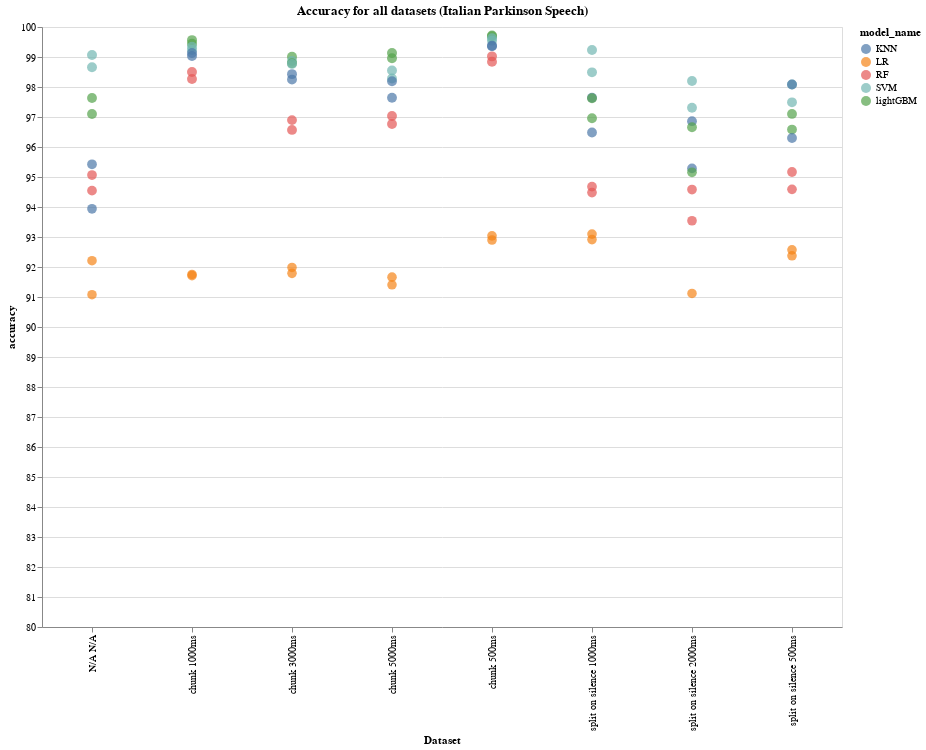

Write notebook code for a chart like this one.
### Code cell
italian_df2 = italian_df.copy()
italian_df2['Dataset'] = italian_df2.feature_extraction_method.astype('string') + " " + italian_df2.dataset_variant.astype('string')

alt.Chart(italian_df2).mark_circle().encode(
    alt.X('Dataset'),
    alt.Y('accuracy', scale=alt.Scale(domain=[80, 100])),
    size=alt.Size('accuracy:N', scale=None),
    color='model_name',
    tooltip=['F1-Score', 'accuracy', 'sensitivity', 'specificity',
       'recall', 'model_name', 'dataset', 'feature_extraction_method',
       'dataset_variant'],
).properties(
    width=800,
    height=600,
    title="Accuracy for all datasets (Italian Parkinson Speech)"
).interactive().display(renderer='svg')

### Figure 1 — Vega-Lite specification as saved in the notebook (floating-point values rounded to 4 significant figures)
{"config": {"view": {"continuousWidth": 400, "continuousHeight": 300}}, "data": {"name": "data-dc49026e5db2a4c7f2e0480f8592de35"}, "mark": "circle", "encoding": {"color": {"type": "nominal", "field": "model_name"}, "size": {"type": "nominal", "field": "accuracy", "scale": null}, "tooltip": [{"type": "quantitative", "field": "F1-Score"}, {"type": "quantitative", "field": "accuracy"}, {"type": "quantitative", "field": "sensitivity"}, {"type": "quantitative", "field": "specificity"}, {"type": "quantitative", "field": "recall"}, {"type": "nominal", "field": "model_name"}, {"type": "nominal", "field": "dataset"}, {"type": "nominal", "field": "feature_extraction_method"}, {"type": "nominal", "field": "dataset_variant"}], "x": {"type": "nominal", "field": "Dataset"}, "y": {"type": "quantitative", "field": "accuracy", "scale": {"domain": [80, 100]}}}, "height": 600, "selection": {"selector030": {"type": "interval", "bind": "scales", "encodings": ["x", "y"]}}, "title": "Accuracy for all datasets (Italian Parkinson Speech)", "width": 800, "$schema": "https://vega.github.io/schema/vega-lite/v4.8.1.json", "datasets": {"data-dc49026e5db2a4c7f2e0480f8592de35": [{"Name": "Model: lightGBM - Dataset: ItalianParkinsonSpeech_chunk_500ms", "F1-Score": 99.75, "accuracy": 99.72, "sensitivity": 99.67, "specificity": 99.79, "recall": 99.84, "model_name": "lightGBM", "dataset": "ItalianParkinsonSpeech", "feature_extraction_method": "chunk", "dataset_variant": "500ms", "Dataset": "chunk 500ms"}, {"Name": "Model: lightGBM - Dataset: ItalianParkinsonSpeech_chunk_500ms", "F1-Score": 99.73, "accuracy": 99.69, "sensitivity": 99.64, "specificity": 99.77, "recall": 99.83, "model_name": "lightGBM", "dataset": "ItalianParkinsonSpeech", "feature_extraction_method": "chunk", "dataset_variant": "500ms", "Dataset": "chunk 500ms"}, {"Name": "Model: SVM - Dataset: ItalianParkinsonSpeech_chunk_500ms", "F1-Score": 99.67, "accuracy": 99.62, "sensitivity": 99.64, "specificity": 99.61, "recall": 99.7, "model_name": "SVM", "dataset": "ItalianParkinsonSpeech", "feature_extraction_method": "chunk", "dataset_variant": "500ms", "Dataset": "chunk 500ms"}, {"Name": "Model: lightGBM - Dataset: ItalianParkinsonSpeech_chunk_1000ms", "F1-Score": 99.62, "accuracy": 99.56, "sensitivity": 99.48, "specificity": 99.66, "recall": 99.75, "model_name": "lightGBM", "dataset": "ItalianParkinsonSpeech", "feature_extraction_method": "chunk", "dataset_variant": "1000ms", "Dataset": "chunk 1000ms"}, {"Name": "Model: SVM - Dataset: ItalianParkinsonSpeech_chunk_500ms", "F1-Score": 99.6, "accuracy": 99.54, "sensitivity": 99.6, "specificity": 99.46, "recall": 99.59, "model_name": "SVM", "dataset": "ItalianParkinsonSpeech", "feature_extraction_method": "chunk", "dataset_variant": "500ms", "Dataset": "chunk 500ms"}, {"Name": "Model: lightGBM - Dataset: ItalianParkinsonSpeech_chunk_1000ms", "F1-Score": 99.51, "accuracy": 99.44, "sensitivity": 99.31, "specificity": 99.62, "recall": 99.71, "model_name": "lightGBM", "dataset": "ItalianParkinsonSpeech", "feature_extraction_method": "chunk", "dataset_variant": "1000ms", "Dataset": "chunk 1000ms"}, {"Name": "Model: KNN - Dataset: ItalianParkinsonSpeech_chunk_500ms", "F1-Score": 99.45, "accuracy": 99.38, "sensitivity": 99.23, "specificity": 99.57, "recall": 99.67, "model_name": "KNN", "dataset": "ItalianParkinsonSpeech", "feature_extraction_method": "chunk", "dataset_variant": "500ms", "Dataset": "chunk 500ms"}, {"Name": "Model: KNN - Dataset: ItalianParkinsonSpeech_chunk_500ms", "F1-Score": 99.43, "accuracy": 99.36, "sensitivity": 99.17, "specificity": 99.6, "recall": 99.69, "model_name": "KNN", "dataset": "ItalianParkinsonSpeech", "feature_extraction_method": "chunk", "dataset_variant": "500ms", "Dataset": "chunk 500ms"}, {"Name": "Model: SVM - Dataset: ItalianParkinsonSpeech_chunk_1000ms", "F1-Score": 99.43, "accuracy": 99.34, "sensitivity": 99.46, "specificity": 99.19, "recall": 99.4, "model_name": "SVM", "dataset": "ItalianParkinsonSpeech", "feature_extraction_method": "chunk", "dataset_variant": "1000ms", "Dataset": "chunk 1000ms"}, {"Name": "Model: SVM - Dataset: ItalianParkinsonSpeech_split_on_silence_1000ms", "F1-Score": 99.28, "accuracy": 99.23, "sensitivity": 99.08, "specificity": 99.48, "recall": 99.51, "model_name": "SVM", "dataset": "ItalianParkinsonSpeech", "feature_extraction_method": "split on silence", "dataset_variant": "1000ms", "Dataset": "split on silence 1000ms"}, {"Name": "Model: SVM - Dataset: ItalianParkinsonSpeech_chunk_1000ms", "F1-Score": 99.33, "accuracy": 99.23, "sensitivity": 99.38, "specificity": 99.04, "recall": 99.28, "model_name": "SVM", "dataset": "ItalianParkinsonSpeech", "feature_extraction_method": "chunk", "dataset_variant": "1000ms", "Dataset": "chunk 1000ms"}, {"Name": "Model: KNN - Dataset: ItalianParkinsonSpeech_chunk_1000ms", "F1-Score": 99.24, "accuracy": 99.13, "sensitivity": 98.8, "specificity": 99.58, "recall": 99.68, "model_name": "KNN", "dataset": "ItalianParkinsonSpeech", "feature_extraction_method": "chunk", "dataset_variant": "1000ms", "Dataset": "chunk 1000ms"}, {"Name": "Model: lightGBM - Dataset: ItalianParkinsonSpeech_chunk_5000ms", "F1-Score": 99.22, "accuracy": 99.13, "sensitivity": 98.99, "specificity": 99.32, "recall": 99.47, "model_name": "lightGBM", "dataset": "ItalianParkinsonSpeech", "feature_extraction_method": "chunk", "dataset_variant": "5000ms", "Dataset": "chunk 5000ms"}, {"Name": "Model: SVM - Dataset: ItalianParkinsonSpeech", "F1-Score": 99.16, "accuracy": 99.06, "sensitivity": 99.05, "specificity": 99.19, "recall": 99.33, "model_name": "SVM", "dataset": "ItalianParkinsonSpeech", "feature_extraction_method": "N/A", "dataset_variant": "N/A", "Dataset": "N/A N/A"}, {"Name": "Model: KNN - Dataset: ItalianParkinsonSpeech_chunk_1000ms", "F1-Score": 99.15, "accuracy": 99.03, "sensitivity": 98.67, "specificity": 99.52, "recall": 99.64, "model_name": "KNN", "dataset": "ItalianParkinsonSpeech", "feature_extraction_method": "chunk", "dataset_variant": "1000ms", "Dataset": "chunk 1000ms"}, {"Name": "Model: RF - Dataset: ItalianParkinsonSpeech_chunk_500ms", "F1-Score": 99.14, "accuracy": 99.02, "sensitivity": 99.09, "specificity": 98.92, "recall": 99.19, "model_name": "RF", "dataset": "ItalianParkinsonSpeech", "feature_extraction_method": "chunk", "dataset_variant": "500ms", "Dataset": "chunk 500ms"}, {"Name": "Model: lightGBM - Dataset: ItalianParkinsonSpeech_chunk_3000ms", "F1-Score": 99.11, "accuracy": 99.01, "sensitivity": 98.92, "specificity": 99.12, "recall": 99.32, "model_name": "lightGBM", "dataset": "ItalianParkinsonSpeech", "feature_extraction_method": "chunk", "dataset_variant": "3000ms", "Dataset": "chunk 3000ms"}, {"Name": "Model: lightGBM - Dataset: ItalianParkinsonSpeech_chunk_5000ms", "F1-Score": 99.08, "accuracy": 98.96, "sensitivity": 98.74, "specificity": 99.25, "recall": 99.42, "model_name": "lightGBM", "dataset": "ItalianParkinsonSpeech", "feature_extraction_method": "chunk", "dataset_variant": "5000ms", "Dataset": "chunk 5000ms"}, {"Name": "Model: SVM - Dataset: ItalianParkinsonSpeech_chunk_3000ms", "F1-Score": 98.99, "accuracy": 98.87, "sensitivity": 98.97, "specificity": 98.72, "recall": 99.02, "model_name": "SVM", "dataset": "ItalianParkinsonSpeech", "feature_extraction_method": "chunk", "dataset_variant": "3000ms", "Dataset": "chunk 3000ms"}, {"Name": "Model: RF - Dataset: ItalianParkinsonSpeech_chunk_500ms", "F1-Score": 98.98, "accuracy": 98.84, "sensitivity": 98.89, "specificity": 98.78, "recall": 99.08, "model_name": "RF", "dataset": "ItalianParkinsonSpeech", "feature_extraction_method": "chunk", "dataset_variant": "500ms", "Dataset": "chunk 500ms"}, {"Name": "Model: lightGBM - Dataset: ItalianParkinsonSpeech_chunk_3000ms", "F1-Score": 98.93, "accuracy": 98.79, "sensitivity": 98.79, "specificity": 98.81, "recall": 99.08, "model_name": "lightGBM", "dataset": "ItalianParkinsonSpeech", "feature_extraction_method": "chunk", "dataset_variant": "3000ms", "Dataset": "chunk 3000ms"}, {"Name": "Model: SVM - Dataset: ItalianParkinsonSpeech_chunk_3000ms", "F1-Score": 98.91, "accuracy": 98.77, "sensitivity": 98.79, "specificity": 98.75, "recall": 99.04, "model_name": "SVM", "dataset": "ItalianParkinsonSpeech", "feature_extraction_method": "chunk", "dataset_variant": "3000ms", "Dataset": "chunk 3000ms"}, {"Name": "Model: SVM - Dataset: ItalianParkinsonSpeech", "F1-Score": 98.8, "accuracy": 98.66, "sensitivity": 98.63, "specificity": 98.79, "recall": 98.99, "model_name": "SVM", "dataset": "ItalianParkinsonSpeech", "feature_extraction_method": "N/A", "dataset_variant": "N/A", "Dataset": "N/A N/A"}, {"Name": "Model: SVM - Dataset: ItalianParkinsonSpeech_chunk_5000ms", "F1-Score": 98.72, "accuracy": 98.55, "sensitivity": 98.39, "specificity": 98.76, "recall": 99.07, "model_name": "SVM", "dataset": "ItalianParkinsonSpeech", "feature_extraction_method": "chunk", "dataset_variant": "5000ms", "Dataset": "chunk 5000ms"}, {"Name": "Model: RF - Dataset: ItalianParkinsonSpeech_chunk_1000ms", "F1-Score": 98.69, "accuracy": 98.5, "sensitivity": 98.74, "specificity": 98.18, "recall": 98.64, "model_name": "RF", "dataset": "ItalianParkinsonSpeech", "feature_extraction_method": "chunk", "dataset_variant": "1000ms", "Dataset": "chunk 1000ms"}, {"Name": "Model: SVM - Dataset: ItalianParkinsonSpeech_split_on_silence_1000ms", "F1-Score": 98.61, "accuracy": 98.49, "sensitivity": 98.34, "specificity": 98.68, "recall": 98.92, "model_name": "SVM", "dataset": "ItalianParkinsonSpeech", "feature_extraction_method": "split on silence", "dataset_variant": "1000ms", "Dataset": "split on silence 1000ms"}, {"Name": "Model: KNN - Dataset: ItalianParkinsonSpeech_chunk_3000ms", "F1-Score": 98.59, "accuracy": 98.43, "sensitivity": 97.91, "specificity": 99.11, "recall": 99.3, "model_name": "KNN", "dataset": "ItalianParkinsonSpeech", "feature_extraction_method": "chunk", "dataset_variant": "3000ms", "Dataset": "chunk 3000ms"}, {"Name": "Model: SVM - Dataset: ItalianParkinsonSpeech_chunk_5000ms", "F1-Score": 98.47, "accuracy": 98.28, "sensitivity": 98.12, "specificity": 98.49, "recall": 98.84, "model_name": "SVM", "dataset": "ItalianParkinsonSpeech", "feature_extraction_method": "chunk", "dataset_variant": "5000ms", "Dataset": "chunk 5000ms"}, {"Name": "Model: RF - Dataset: ItalianParkinsonSpeech_chunk_1000ms", "F1-Score": 98.49, "accuracy": 98.27, "sensitivity": 98.56, "specificity": 97.87, "recall": 98.42, "model_name": "RF", "dataset": "ItalianParkinsonSpeech", "feature_extraction_method": "chunk", "dataset_variant": "1000ms", "Dataset": "chunk 1000ms"}, {"Name": "Model: KNN - Dataset: ItalianParkinsonSpeech_chunk_3000ms", "F1-Score": 98.43, "accuracy": 98.25, "sensitivity": 97.68, "specificity": 98.99, "recall": 99.21, "model_name": "KNN", "dataset": "ItalianParkinsonSpeech", "feature_extraction_method": "chunk", "dataset_variant": "3000ms", "Dataset": "chunk 3000ms"}, {"Name": "Model: SVM - Dataset: ItalianParkinsonSpeech_split_on_silence_2000ms", "F1-Score": 98.33, "accuracy": 98.2, "sensitivity": 98.48, "specificity": 97.93, "recall": 98.27, "model_name": "SVM", "dataset": "ItalianParkinsonSpeech", "feature_extraction_method": "split on silence", "dataset_variant": "2000ms", "Dataset": "split on silence 2000ms"}, {"Name": "Model: KNN - Dataset: ItalianParkinsonSpeech_chunk_5000ms", "F1-Score": 98.39, "accuracy": 98.19, "sensitivity": 97.79, "specificity": 98.77, "recall": 99.03, "model_name": "KNN", "dataset": "ItalianParkinsonSpeech", "feature_extraction_method": "chunk", "dataset_variant": "5000ms", "Dataset": "chunk 5000ms"}, {"Name": "Model: SVM - Dataset: ItalianParkinsonSpeech_split_on_silence_500ms", "F1-Score": 98.22, "accuracy": 98.08, "sensitivity": 98.05, "specificity": 98.1, "recall": 98.45, "model_name": "SVM", "dataset": "ItalianParkinsonSpeech", "feature_extraction_method": "split on silence", "dataset_variant": "500ms", "Dataset": "split on silence 500ms"}, {"Name": "Model: KNN - Dataset: ItalianParkinsonSpeech_split_on_silence_500ms", "F1-Score": 98.18, "accuracy": 98.08, "sensitivity": 98.59, "specificity": 97.61, "recall": 97.86, "model_name": "KNN", "dataset": "ItalianParkinsonSpeech", "feature_extraction_method": "split on silence", "dataset_variant": "500ms", "Dataset": "split on silence 500ms"}, {"Name": "Model: KNN - Dataset: ItalianParkinsonSpeech_split_on_silence_1000ms", "F1-Score": 97.8, "accuracy": 97.64, "sensitivity": 97.87, "specificity": 97.41, "recall": 97.85, "model_name": "KNN", "dataset": "ItalianParkinsonSpeech", "feature_extraction_method": "split on silence", "dataset_variant": "1000ms", "Dataset": "split on silence 1000ms"}, {"Name": "Model: KNN - Dataset: ItalianParkinsonSpeech_chunk_5000ms", "F1-Score": 97.9, "accuracy": 97.64, "sensitivity": 97.07, "specificity": 98.36, "recall": 98.75, "model_name": "KNN", "dataset": "ItalianParkinsonSpeech", "feature_extraction_method": "chunk", "dataset_variant": "5000ms", "Dataset": "chunk 5000ms"}, {"Name": "Model: lightGBM - Dataset: ItalianParkinsonSpeech", "F1-Score": 97.78, "accuracy": 97.63, "sensitivity": 97.44, "specificity": 97.96, "recall": 98.22, "model_name": "lightGBM", "dataset": "ItalianParkinsonSpeech", "feature_extraction_method": "N/A", "dataset_variant": "N/A", "Dataset": "N/A N/A"}, {"Name": "Model: lightGBM - Dataset: ItalianParkinsonSpeech_split_on_silence_1000ms", "F1-Score": 97.81, "accuracy": 97.63, "sensitivity": 97.08, "specificity": 98.32, "recall": 98.66, "model_name": "lightGBM", "dataset": "ItalianParkinsonSpeech", "feature_extraction_method": "split on silence", "dataset_variant": "1000ms", "Dataset": "split on silence 1000ms"}, {"Name": "Model: SVM - Dataset: ItalianParkinsonSpeech_split_on_silence_500ms", "F1-Score": 97.71, "accuracy": 97.49, "sensitivity": 97.54, "specificity": 97.34, "recall": 97.92, "model_name": "SVM", "dataset": "ItalianParkinsonSpeech", "feature_extraction_method": "split on silence", "dataset_variant": "500ms", "Dataset": "split on silence 500ms"}, {"Name": "Model: SVM - Dataset: ItalianParkinsonSpeech_split_on_silence_2000ms", "F1-Score": 97.49, "accuracy": 97.31, "sensitivity": 97.33, "specificity": 97.3, "recall": 97.7, "model_name": "SVM", "dataset": "ItalianParkinsonSpeech", "feature_extraction_method": "split on silence", "dataset_variant": "2000ms", "Dataset": "split on silence 2000ms"}, {"Name": "Model: lightGBM - Dataset: ItalianParkinsonSpeech_split_on_silence_500ms", "F1-Score": 97.24, "accuracy": 97.1, "sensitivity": 96.07, "specificity": 98.24, "recall": 98.54, "model_name": "lightGBM", "dataset": "ItalianParkinsonSpeech", "feature_extraction_method": "split on silence", "dataset_variant": "500ms", "Dataset": "split on silence 500ms"}, {"Name": "Model: lightGBM - Dataset: ItalianParkinsonSpeech", "F1-Score": 97.37, "accuracy": 97.1, "sensitivity": 97.14, "specificity": 97.01, "recall": 97.64, "model_name": "lightGBM", "dataset": "ItalianParkinsonSpeech", "feature_extraction_method": "N/A", "dataset_variant": "N/A", "Dataset": "N/A N/A"}, {"Name": "Model: RF - Dataset: ItalianParkinsonSpeech_chunk_5000ms", "F1-Score": 97.37, "accuracy": 97.03, "sensitivity": 97.75, "specificity": 96.11, "recall": 97.03, "model_name": "RF", "dataset": "ItalianParkinsonSpeech", "feature_extraction_method": "chunk", "dataset_variant": "5000ms", "Dataset": "chunk 5000ms"}, {"Name": "Model: lightGBM - Dataset: ItalianParkinsonSpeech_split_on_silence_1000ms", "F1-Score": 97.19, "accuracy": 96.96, "sensitivity": 96.01, "specificity": 98.14, "recall": 98.44, "model_name": "lightGBM", "dataset": "ItalianParkinsonSpeech", "feature_extraction_method": "split on silence", "dataset_variant": "1000ms", "Dataset": "split on silence 1000ms"}, {"Name": "Model: RF - Dataset: ItalianParkinsonSpeech_chunk_3000ms", "F1-Score": 97.24, "accuracy": 96.9, "sensitivity": 97.48, "specificity": 96.12, "recall": 97.04, "model_name": "RF", "dataset": "ItalianParkinsonSpeech", "feature_extraction_method": "chunk", "dataset_variant": "3000ms", "Dataset": "chunk 3000ms"}, {"Name": "Model: KNN - Dataset: ItalianParkinsonSpeech_split_on_silence_2000ms", "F1-Score": 97.03, "accuracy": 96.86, "sensitivity": 97.09, "specificity": 96.42, "recall": 97.08, "model_name": "KNN", "dataset": "ItalianParkinsonSpeech", "feature_extraction_method": "split on silence", "dataset_variant": "2000ms", "Dataset": "split on silence 2000ms"}, {"Name": "Model: RF - Dataset: ItalianParkinsonSpeech_chunk_5000ms", "F1-Score": 97.15, "accuracy": 96.77, "sensitivity": 97.65, "specificity": 95.68, "recall": 96.67, "model_name": "RF", "dataset": "ItalianParkinsonSpeech", "feature_extraction_method": "chunk", "dataset_variant": "5000ms", "Dataset": "chunk 5000ms"}, {"Name": "Model: lightGBM - Dataset: ItalianParkinsonSpeech_split_on_silence_2000ms", "F1-Score": 96.88, "accuracy": 96.66, "sensitivity": 96.26, "specificity": 97.16, "recall": 97.61, "model_name": "lightGBM", "dataset": "ItalianParkinsonSpeech", "feature_extraction_method": "split on silence", "dataset_variant": "2000ms", "Dataset": "split on silence 2000ms"}, {"Name": "Model: lightGBM - Dataset: ItalianParkinsonSpeech_split_on_silence_500ms", "F1-Score": 96.85, "accuracy": 96.58, "sensitivity": 96.15, "specificity": 97.15, "recall": 97.62, "model_name": "lightGBM", "dataset": "ItalianParkinsonSpeech", "feature_extraction_method": "split on silence", "dataset_variant": "500ms", "Dataset": "split on silence 500ms"}, {"Name": "Model: RF - Dataset: ItalianParkinsonSpeech_chunk_3000ms", "F1-Score": 96.97, "accuracy": 96.57, "sensitivity": 97.29, "specificity": 95.64, "recall": 96.67, "model_name": "RF", "dataset": "ItalianParkinsonSpeech", "feature_extraction_method": "chunk", "dataset_variant": "3000ms", "Dataset": "chunk 3000ms"}, {"Name": "Model: KNN - Dataset: ItalianParkinsonSpeech_split_on_silence_1000ms", "F1-Score": 96.78, "accuracy": 96.48, "sensitivity": 96.97, "specificity": 95.9, "recall": 96.63, "model_name": "KNN", "dataset": "ItalianParkinsonSpeech", "feature_extraction_method": "split on silence", "dataset_variant": "1000ms", "Dataset": "split on silence 1000ms"}, {"Name": "Model: KNN - Dataset: ItalianParkinsonSpeech_split_on_silence_500ms", "F1-Score": 96.63, "accuracy": 96.3, "sensitivity": 96.79, "specificity": 95.75, "recall": 96.53, "model_name": "KNN", "dataset": "ItalianParkinsonSpeech", "feature_extraction_method": "split on silence", "dataset_variant": "500ms", "Dataset": "split on silence 500ms"}, {"Name": "Model: KNN - Dataset: ItalianParkinsonSpeech", "F1-Score": 95.77, "accuracy": 95.42, "sensitivity": 94.08, "specificity": 97.3, "recall": 97.7, "model_name": "KNN", "dataset": "ItalianParkinsonSpeech", "feature_extraction_method": "N/A", "dataset_variant": "N/A", "Dataset": "N/A N/A"}, {"Name": "Model: KNN - Dataset: ItalianParkinsonSpeech_split_on_silence_2000ms", "F1-Score": 95.68, "accuracy": 95.29, "sensitivity": 95.46, "specificity": 95.08, "recall": 95.96, "model_name": "KNN", "dataset": "ItalianParkinsonSpeech", "feature_extraction_method": "split on silence", "dataset_variant": "2000ms", "Dataset": "split on silence 2000ms"}, {"Name": "Model: RF - Dataset: ItalianParkinsonSpeech_split_on_silence_500ms", "F1-Score": 95.48, "accuracy": 95.17, "sensitivity": 95.22, "specificity": 95.22, "recall": 95.97, "model_name": "RF", "dataset": "ItalianParkinsonSpeech", "feature_extraction_method": "split on silence", "dataset_variant": "500ms", "Dataset": "split on silence 500ms"}, {"Name": "Model: lightGBM - Dataset: ItalianParkinsonSpeech_split_on_silence_2000ms", "F1-Score": 95.52, "accuracy": 95.16, "sensitivity": 95.25, "specificity": 95.1, "recall": 95.87, "model_name": "lightGBM", "dataset": "ItalianParkinsonSpeech", "feature_extraction_method": "split on silence", "dataset_variant": "2000ms", "Dataset": "split on silence 2000ms"}, {"Name": "Model: RF - Dataset: ItalianParkinsonSpeech", "F1-Score": 95.48, "accuracy": 95.06, "sensitivity": 96.08, "specificity": 93.8, "recall": 95.06, "model_name": "RF", "dataset": "ItalianParkinsonSpeech", "feature_extraction_method": "N/A", "dataset_variant": "N/A", "Dataset": "N/A N/A"}, {"Name": "Model: RF - Dataset: ItalianParkinsonSpeech_split_on_silence_1000ms", "F1-Score": 95.04, "accuracy": 94.68, "sensitivity": 94.98, "specificity": 94.37, "recall": 95.33, "model_name": "RF", "dataset": "ItalianParkinsonSpeech", "feature_extraction_method": "split on silence", "dataset_variant": "1000ms", "Dataset": "split on silence 1000ms"}, {"Name": "Model: RF - Dataset: ItalianParkinsonSpeech_split_on_silence_500ms", "F1-Score": 94.99, "accuracy": 94.59, "sensitivity": 94.5, "specificity": 94.75, "recall": 95.54, "model_name": "RF", "dataset": "ItalianParkinsonSpeech", "feature_extraction_method": "split on silence", "dataset_variant": "500ms", "Dataset": "split on silence 500ms"}, {"Name": "Model: RF - Dataset: ItalianParkinsonSpeech_split_on_silence_2000ms", "F1-Score": 94.87, "accuracy": 94.58, "sensitivity": 94.37, "specificity": 94.85, "recall": 95.6, "model_name": "RF", "dataset": "ItalianParkinsonSpeech", "feature_extraction_method": "split on silence", "dataset_variant": "2000ms", "Dataset": "split on silence 2000ms"}, {"Name": "Model: RF - Dataset: ItalianParkinsonSpeech", "F1-Score": 95.1, "accuracy": 94.55, "sensitivity": 95.61, "specificity": 93.27, "recall": 94.64, "model_name": "RF", "dataset": "ItalianParkinsonSpeech", "feature_extraction_method": "N/A", "dataset_variant": "N/A", "Dataset": "N/A N/A"}, {"Name": "Model: RF - Dataset: ItalianParkinsonSpeech_split_on_silence_1000ms", "F1-Score": 94.86, "accuracy": 94.48, "sensitivity": 94.5, "specificity": 94.59, "recall": 95.32, "model_name": "RF", "dataset": "ItalianParkinsonSpeech", "feature_extraction_method": "split on silence", "dataset_variant": "1000ms", "Dataset": "split on silence 1000ms"}, {"Name": "Model: KNN - Dataset: ItalianParkinsonSpeech", "F1-Score": 94.4, "accuracy": 93.94, "sensitivity": 92.19, "specificity": 96.35, "recall": 96.81, "model_name": "KNN", "dataset": "ItalianParkinsonSpeech", "feature_extraction_method": "N/A", "dataset_variant": "N/A", "Dataset": "N/A N/A"}, {"Name": "Model: RF - Dataset: ItalianParkinsonSpeech_split_on_silence_2000ms", "F1-Score": 94.05, "accuracy": 93.54, "sensitivity": 93.61, "specificity": 93.45, "recall": 94.58, "model_name": "RF", "dataset": "ItalianParkinsonSpeech", "feature_extraction_method": "split on silence", "dataset_variant": "2000ms", "Dataset": "split on silence 2000ms"}, {"Name": "Model: LR - Dataset: ItalianParkinsonSpeech_split_on_silence_1000ms", "F1-Score": 93.58, "accuracy": 93.1, "sensitivity": 93.44, "specificity": 92.79, "recall": 94.0, "model_name": "LR", "dataset": "ItalianParkinsonSpeech", "feature_extraction_method": "split on silence", "dataset_variant": "1000ms", "Dataset": "split on silence 1000ms"}, {"Name": "Model: LR - Dataset: ItalianParkinsonSpeech_chunk_500ms", "F1-Score": 93.9, "accuracy": 93.04, "sensitivity": 94.04, "specificity": 91.71, "recall": 93.77, "model_name": "LR", "dataset": "ItalianParkinsonSpeech", "feature_extraction_method": "chunk", "dataset_variant": "500ms", "Dataset": "chunk 500ms"}, {"Name": "Model: LR - Dataset: ItalianParkinsonSpeech_split_on_silence_1000ms", "F1-Score": 93.49, "accuracy": 92.91, "sensitivity": 93.43, "specificity": 92.38, "recall": 93.68, "model_name": "LR", "dataset": "ItalianParkinsonSpeech", "feature_extraction_method": "split on silence", "dataset_variant": "1000ms", "Dataset": "split on silence 1000ms"}, {"Name": "Model: LR - Dataset: ItalianParkinsonSpeech_chunk_500ms", "F1-Score": 93.78, "accuracy": 92.9, "sensitivity": 93.89, "specificity": 91.58, "recall": 93.67, "model_name": "LR", "dataset": "ItalianParkinsonSpeech", "feature_extraction_method": "chunk", "dataset_variant": "500ms", "Dataset": "chunk 500ms"}, {"Name": "Model: LR - Dataset: ItalianParkinsonSpeech_split_on_silence_500ms", "F1-Score": 93.09, "accuracy": 92.57, "sensitivity": 93.03, "specificity": 92.14, "recall": 93.39, "model_name": "LR", "dataset": "ItalianParkinsonSpeech", "feature_extraction_method": "split on silence", "dataset_variant": "500ms", "Dataset": "split on silence 500ms"}, {"Name": "Model: LR - Dataset: ItalianParkinsonSpeech_split_on_silence_500ms", "F1-Score": 92.99, "accuracy": 92.37, "sensitivity": 93.02, "specificity": 91.56, "recall": 93.05, "model_name": "LR", "dataset": "ItalianParkinsonSpeech", "feature_extraction_method": "split on silence", "dataset_variant": "500ms", "Dataset": "split on silence 500ms"}, {"Name": "Model: LR - Dataset: ItalianParkinsonSpeech", "F1-Score": 92.92, "accuracy": 92.21, "sensitivity": 94.11, "specificity": 90.03, "recall": 92.06, "model_name": "LR", "dataset": "ItalianParkinsonSpeech", "feature_extraction_method": "N/A", "dataset_variant": "N/A", "Dataset": "N/A N/A"}, {"Name": "Model: LR - Dataset: ItalianParkinsonSpeech_chunk_3000ms", "F1-Score": 92.88, "accuracy": 91.98, "sensitivity": 93.18, "specificity": 90.49, "recall": 92.67, "model_name": "LR", "dataset": "ItalianParkinsonSpeech", "feature_extraction_method": "chunk", "dataset_variant": "3000ms", "Dataset": "chunk 3000ms"}, {"Name": "Model: LR - Dataset: ItalianParkinsonSpeech_chunk_3000ms", "F1-Score": 92.73, "accuracy": 91.79, "sensitivity": 92.91, "specificity": 90.41, "recall": 92.59, "model_name": "LR", "dataset": "ItalianParkinsonSpeech", "feature_extraction_method": "chunk", "dataset_variant": "3000ms", "Dataset": "chunk 3000ms"}, {"Name": "Model: LR - Dataset: ItalianParkinsonSpeech_chunk_1000ms", "F1-Score": 92.81, "accuracy": 91.75, "sensitivity": 93.06, "specificity": 90.01, "recall": 92.59, "model_name": "LR", "dataset": "ItalianParkinsonSpeech", "feature_extraction_method": "chunk", "dataset_variant": "1000ms", "Dataset": "chunk 1000ms"}, {"Name": "Model: LR - Dataset: ItalianParkinsonSpeech_chunk_1000ms", "F1-Score": 92.79, "accuracy": 91.71, "sensitivity": 93.02, "specificity": 89.96, "recall": 92.56, "model_name": "LR", "dataset": "ItalianParkinsonSpeech", "feature_extraction_method": "chunk", "dataset_variant": "1000ms", "Dataset": "chunk 1000ms"}, {"Name": "Model: LR - Dataset: ItalianParkinsonSpeech_chunk_5000ms", "F1-Score": 92.63, "accuracy": 91.66, "sensitivity": 93.28, "specificity": 89.59, "recall": 92.1, "model_name": "LR", "dataset": "ItalianParkinsonSpeech", "feature_extraction_method": "chunk", "dataset_variant": "5000ms", "Dataset": "chunk 5000ms"}, {"Name": "Model: LR - Dataset: ItalianParkinsonSpeech_chunk_5000ms", "F1-Score": 92.44, "accuracy": 91.41, "sensitivity": 93.18, "specificity": 89.11, "recall": 91.77, "model_name": "LR", "dataset": "ItalianParkinsonSpeech", "feature_extraction_method": "chunk", "dataset_variant": "5000ms", "Dataset": "chunk 5000ms"}, {"Name": "Model: LR - Dataset: ItalianParkinsonSpeech_split_on_silence_2000ms", "F1-Score": 91.78, "accuracy": 91.12, "sensitivity": 92.78, "specificity": 89.27, "recall": 91.17, "model_name": "LR", "dataset": "ItalianParkinsonSpeech", "feature_extraction_method": "split on silence", "dataset_variant": "2000ms", "Dataset": "split on silence 2000ms"}, {"Name": "Model: LR - Dataset: ItalianParkinsonSpeech", "F1-Score": 92.03, "accuracy": 91.08, "sensitivity": 93.74, "specificity": 88.03, "recall": 90.53, "model_name": "LR", "dataset": "ItalianParkinsonSpeech", "feature_extraction_method": "N/A", "dataset_variant": "N/A", "Dataset": "N/A N/A"}]}}
